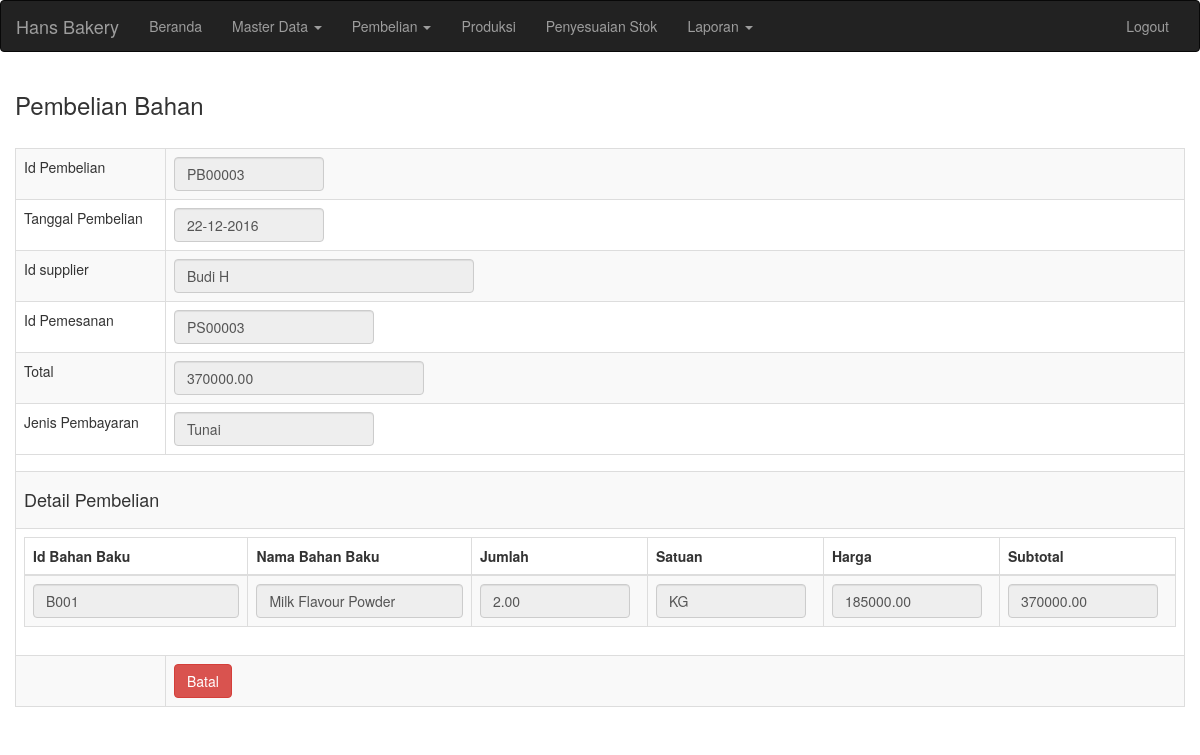
The page /pembelian_detail.php?id_pembelian=PB00003 (signed in) on the database its author committed.
### tables this page shows
CREATE TABLE `pembelian` (
  `id_pembelian` varchar(10) NOT NULL,
  `tanggal_pembelian` date NOT NULL,
  `id_supplier` varchar(10) NOT NULL,
  `id_pemesanan_bahan` varchar(10) DEFAULT NULL,
  `total` decimal(18,2) NOT NULL,
  `jenis_pembayaran` varchar(30) NOT NULL,
  `dibayar` decimal(18,2) NOT NULL,
  `tanggal_jatuh_tempo` date DEFAULT NULL,
  `id_pengguna` varchar(50) NOT NULL,
  PRIMARY KEY (`id_pembelian`),
  KEY `fk_pembelian_supplier` (`id_supplier`),
  KEY `fk_pembelian_pemesanan` (`id_pemesanan_bahan`),
  KEY `fk_pembelian_pengguna` (`id_pengguna`),
  CONSTRAINT `pembelian_ibfk_1` FOREIGN KEY (`id_supplier`) REFERENCES `supplier` (`id_supplier`),
  CONSTRAINT `pembelian_ibfk_2` FOREIGN KEY (`id_pemesanan_bahan`) REFERENCES `pemesanan_bahan` (`id_pemesanan_bahan`),
  CONSTRAINT `pembelian_ibfk_3` FOREIGN KEY (`id_pengguna`) REFERENCES `pengguna` (`id_pengguna`)
);

CREATE TABLE `supplier` (
  `id_supplier` varchar(10) NOT NULL,
  `nama_supplier` varchar(50) NOT NULL,
  `alamat_supplier` varchar(100) NOT NULL,
  `telp_supplier` varchar(30) NOT NULL,
  PRIMARY KEY (`id_supplier`)
);

CREATE TABLE `detail_pembelian` (
  `id_pembelian` varchar(10) NOT NULL,
  `id_bahan_baku` varchar(10) NOT NULL,
  `jumlah` decimal(10,2) NOT NULL,
  `harga` decimal(10,2) NOT NULL,
  `subtotal` decimal(18,2) NOT NULL,
  `jumlah_diretur` decimal(10,2) NOT NULL DEFAULT '0.00',
  PRIMARY KEY (`id_pembelian`,`id_bahan_baku`),
  KEY `id_bahan_baku` (`id_bahan_baku`),
  CONSTRAINT `detail_pembelian_ibfk_1` FOREIGN KEY (`id_bahan_baku`) REFERENCES `bahan_baku` (`id_bahan_baku`),
  CONSTRAINT `detail_pembelian_ibfk_2` FOREIGN KEY (`id_pembelian`) REFERENCES `pembelian` (`id_pembelian`) ON DELETE CASCADE ON UPDATE CASCADE
);

CREATE TABLE `bahan_baku` (
  `id_bahan_baku` varchar(10) NOT NULL,
  `nama_bahan_baku` varchar(50) NOT NULL,
  `stok` decimal(10,2) NOT NULL,
  `satuan_stok` varchar(10) NOT NULL,
  `satuan_beli` varchar(10) NOT NULL,
  `konversi` decimal(10,2) NOT NULL,
  `harga_beli` decimal(18,2) NOT NULL,
  `harga_average` decimal(18,2) NOT NULL,
  PRIMARY KEY (`id_bahan_baku`),
  KEY `fk_satuan_stok` (`satuan_stok`),
  KEY `fk_satuan_beli` (`satuan_beli`),
  CONSTRAINT `fk_satuan_beli` FOREIGN KEY (`satuan_beli`) REFERENCES `satuan` (`id_satuan`),
  CONSTRAINT `fk_satuan_stok` FOREIGN KEY (`satuan_stok`) REFERENCES `satuan` (`id_satuan`)
);

### connect.php (called while the page is built, shortened)
<?php
	function balikTanggal($tgl)
	{
		if($tgl != "")
		{
			$tgl2 = explode("-",$tgl);
			if(count($tgl2) >= 3)
			{
				return $tgl2[2]."-".$tgl2[1]."-".$tgl2[0];
			}
		}
		else
		{
			return $tgl;
		}
	}
?>

### pembelian_detail.php (the view, shortened to what this page needs)
<?php
	require_once("connect.php");
		?><script>alert('Silahkan login dahulu');</script><?php
		?><script>document.location.href='index.php';</script><?php
	$tanggal_pembelian_bahan = date("Y-m-d");
	$id_pembelian ="";
	$total ="0";
	$jenis_pembayaran = "";
	if(isset($_GET["id_pembelian"]))
	{
		$id_pembelian = $_GET["id_pembelian"];
		$query = "select * from pembelian inner join supplier on pembelian.id_supplier=supplier.id_supplier where id_pembelian='$id_pembelian'";
		$result = mysql_query($query);
		if($row = mysql_fetch_array($result))
		{
			$id_pembelian = $row["id_pembelian"];
			$id_pemesanan_bahan = $row["id_pemesanan_bahan"];
			$nama_supplier = $row["nama_supplier"];
			$total = $row["total"];
			$jenis_pembayaran = $row["jenis_pembayaran"];
		}
		else{
			?><script>alert("Data tidak ditemukan");</script>
			<script>document.location.href='pembelian.php'</script><?php
			die(0);
		}
	}
	else
	{
		?><script>alert("Data tidak ditemukan");</script>
		<script>document.location.href='pembelian.php'</script><?php
		die(0);
	}
?>
<!doctype html>
<html lang="en">
<head>
	<?php include("head.php"); ?>
</head>
<body>
	<?php include("header.php"); ?>
	<div class="content container-fluid">
		<h3>Pembelian Bahan</h3>
		<br/>
		<form action="" method="post">
		<div  >
			<table class="table table-bordered table-striped table-hover ">
					<tr>
						<td style="width:150px;">Id Pembelian</td>
						<td><input required readonly style="width:150px"; class="form-control" name="id_pembelian" id="id_pembelian" placeholder="Id Pembelian" value="<?php echo $id_pembelian; ?>" /></td>
					</tr>
					<tr>
						<td>Tanggal Pembelian</td>
						<td><input style="width: 150px" readonly required class=" form-control" name="tanggal_pembelian" id="tanggal_pembelian" placeholder="Tanggal Pembelian" value="<?php echo balikTanggal($tanggal_pembelian_bahan); ?>" /></td>
					</tr>
					<tr>
						<td>Id supplier</td>
						<td><input type="text" readonly style="width:300px";   class="form-control" name="id_supplier" id="id_supplier" value="<?php echo $nama_supplier; ?>"></td>
					</tr>
					<tr>
						<td>Id Pemesanan</td>
						<td><input type="text" readonly style="width:200px";   class="form-control" name="id_pemesanan_bahan" id="id_pemesanan_bahan" value="<?php echo $id_pemesanan_bahan; ?>"></td>
					</tr>
					<tr>
						<td>Total</td>
						<td><input style="width:250px;" required readonly class="form-control" name="total" id="total" placeholder="total " value="<?php echo $total; ?>" /></td>
					</tr>
					<tr>
						<td>Jenis Pembayaran</td>
						<td><input type="text" readonly style="width:200px";   class="form-control" name="jenis_pembayaran" id="jenis_pembayaran" value="<?php echo $jenis_pembayaran; ?>"></td>
					</tr>
					<tr>
						<td colspan="2"></td>
					</tr>
					<tr>
						<td colspan="2"><h4>Detail Pembelian</h4></td>
					</tr>
					<tr>
						<td colspan="2">
							<table class="table table-bordered table-hover table-striped">
								<thead>
									<tr>
										<th>Id Bahan Baku</th>
										<th>Nama Bahan Baku</th>
										<th>Jumlah</th>
										<th>Satuan</th>
										<th>Harga</th>
										<th>Subtotal</th>
									</tr>
								</thead>
								<tbody id="detail_pesan">
								<?php
									$query = "select * from detail_pembelian inner join bahan_baku on detail_pembelian.id_bahan_baku=bahan_baku.id_bahan_baku
												where id_pembelian='$id_pembelian'";
									$resultDetail = mysql_query($query);
									$i = 0;
									while($rowDetail = mysql_fetch_array($resultDetail))
									{
								?>
								<tr>
									<td><input class="form-control" type="text" readonly data-input-name="id_bahan_baku" name="id_bahan_baku[]" id="id_bahan_baku_<?php echo $i; ?>" value="<?php echo $rowDetail["id_bahan_baku"]; ?>" /></td>
									<td><input class="form-control" type="text" readonly data-input-name="nama_bahan_baku" name="nama_bahan_baku[]" id="nama_bahan_baku_<?php echo $i; ?>" value="<?php echo $rowDetail["nama_bahan_baku"]; ?>" /></td>
									<td><input class="form-control" text="text" readonly required style="width:150px;" type="number" data-input-name="jumlah" name="jumlah[]" id="jumlah_<?php echo $i; ?>" value="<?php echo $rowDetail["jumlah"]; ?>" /></td>
									<td><input class="form-control" readonly required style="width:150px;" type="text" data-input-name="id_satuan" name="id_satuan[]" id="id_satuan_<?php echo $i; ?>" value="<?php echo $rowDetail["satuan_beli"]; ?>" /></td>
									<td><input class="form-control" readonly style="width:150px;" type="text" data-input-name="harga" name="harga[]" id="harga_<?php echo $i; ?>" value="<?php echo $rowDetail["harga"]; ?>" /></td>
									<td><input class="form-control" readonly min="0" required style="width:150px;" type="number" data-input-name="subtotal" name="subtotal[]" id="subtotal_<?php echo $i; ?>" value="<?php echo $rowDetail["subtotal"]; ?>" /></td>
								</tr>
								<?php
										$i++;
									}
								?>
								</tbody>
							</table>
						</td>
					</tr>
					<tr>
						<td> </td>
						<td>
 							<a href="pembelian.php" class="btn btn-danger">Batal</a>
						</td>
					</tr>
			</table>
		</div>
		</form>
	</div>
</body>
</html>

### rows shown on the page
pembelian: id_pembelian "PB00003", id_supplier "Budi H", id_pemesanan_bahan "PS00003", total "370000.00", jenis_pembayaran "Tunai"
detail_pembelian: id_bahan_baku.id_bahan_baku "B001", id_bahan_baku.nama_bahan_baku "Milk Flavour Powder", jumlah "2.00", id_bahan_baku.satuan_beli "KG", harga "185000.00", subtotal "370000.00"
